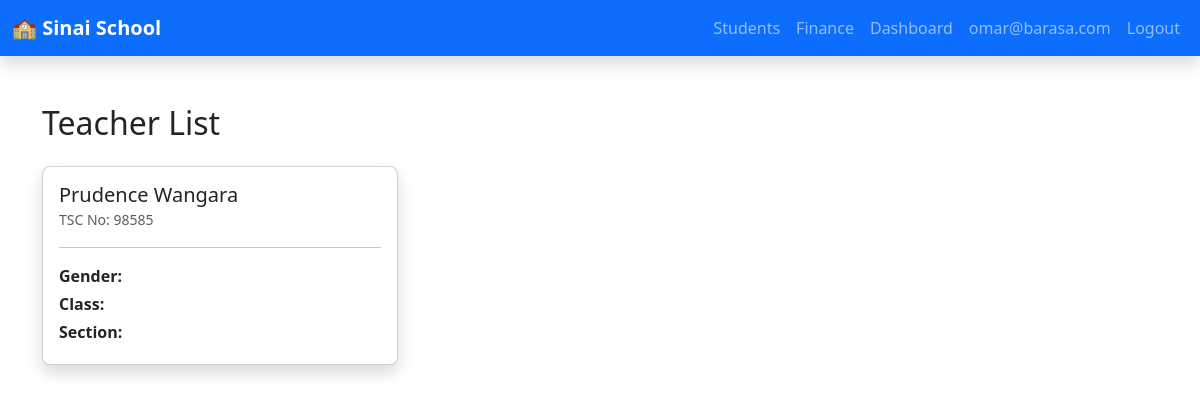
Page /staff/ (signed in) on the committed database.
### staff/models.py (models this page shows, shortened)
class Teacher(models.Model):
    user = models.OneToOneField(User, on_delete=models.CASCADE)
    phone = models.CharField(max_length=20)
    Id_no = models.CharField(max_length=50)
    hire_date = models.DateTimeField(auto_now=True)

### staff/views.py (the view)
# urls.py: path('', views.IndexView, name='index'),
class IndexView(ListView):
    model = Teacher
    template_name = 'staff/teacher_list.html'
    context_object_name = 'teachers'
    def get_queryset(self):
        return Teacher.objects.select_related('user').all()

### staff/templates/staff/teacher_list.html
{% extends "students/base.html" %}
{% block content %}
<div class="container mt-4">
    <h2 class="mb-4">Teacher List</h2>
    <div class="row">
        {% for teacher in teachers %}
        <div class="col-md-6 col-lg-4 mb-4">
            <div class="card shadow rounded-3">
                <div class="card-body">
                    <div class="d-flex align-items-center">
                        <div>
                            <h5 class="card-title mb-0">{{ teacher.user.first_name }}  {{teacher.user.last_name}}</h5>
                            <small class="text-muted">TSC No: {{ teacher.Id_no }}</small>
                        </div>
                    </div>
                    <hr>
                    <p class="mb-1"><strong>Gender:</strong> {{ student.gender }}</p>
                    <p class="mb-1"><strong>Class:</strong> {{ student.class_name }}</p>
                    <p class="mb-1"><strong>Section:</strong> {{ student.section }}</p>
                </div>
            </div>
        </div>
        {% empty %}
        <p>No students found.</p>
        {% endfor %}
    </div>
</div>
{% endblock %}

### students/templates/students/base.html (shortened to what this page needs)
<!DOCTYPE html>
<html lang="en">
<head>
  <link href="https://cdn.jsdelivr.net/npm/bootstrap@5.3.0/dist/css/bootstrap.min.css" rel="stylesheet">
  {% load static %}
</head>
<body>
<nav class="navbar navbar-expand-lg navbar-dark bg-primary shadow">
  <div class="container-fluid">
    <a class="navbar-brand fw-bold" href="{% url 'students:student_list' %}">🏫 Sinai School</a>
    <div class="collapse navbar-collapse" id="navMenu">
      <ul class="navbar-nav ms-auto">
        <li class="nav-item">
          <a class="nav-link" href="{% url 'students:student_list' %}">Students</a>
        </li>
        <li class="nav-item">
          <a class="nav-link" href="#">Finance</a>
        </li>
        <li class="nav-item">
          <a class="nav-link" href="#">Dashboard</a>
        </li>
        {% if user.is_authenticated %}
        <li class="nav-item">
          <a class="nav-link" href="#">{{ user.username }}</a>
        </li>
        <li class="nav-item">
          <a class="nav-link" href="#">Logout</a>
        </li>
        {% else %}
        <li class="nav-item">
          <a class="nav-link" href="#">Login</a>
        </li>
        {% endif %}
      </ul>
    </div>
  </div>
</nav>
<main class="container-fluid py-4">
  {% block content %}{% endblock %}
</main>
</body>
</html>

### rows in the picture
Teacher: user.first_name "Prudence", user.last_name "Wangara", Id_no "98585"

### other values in the picture
{{ user.username }} "omar@barasa.com"
